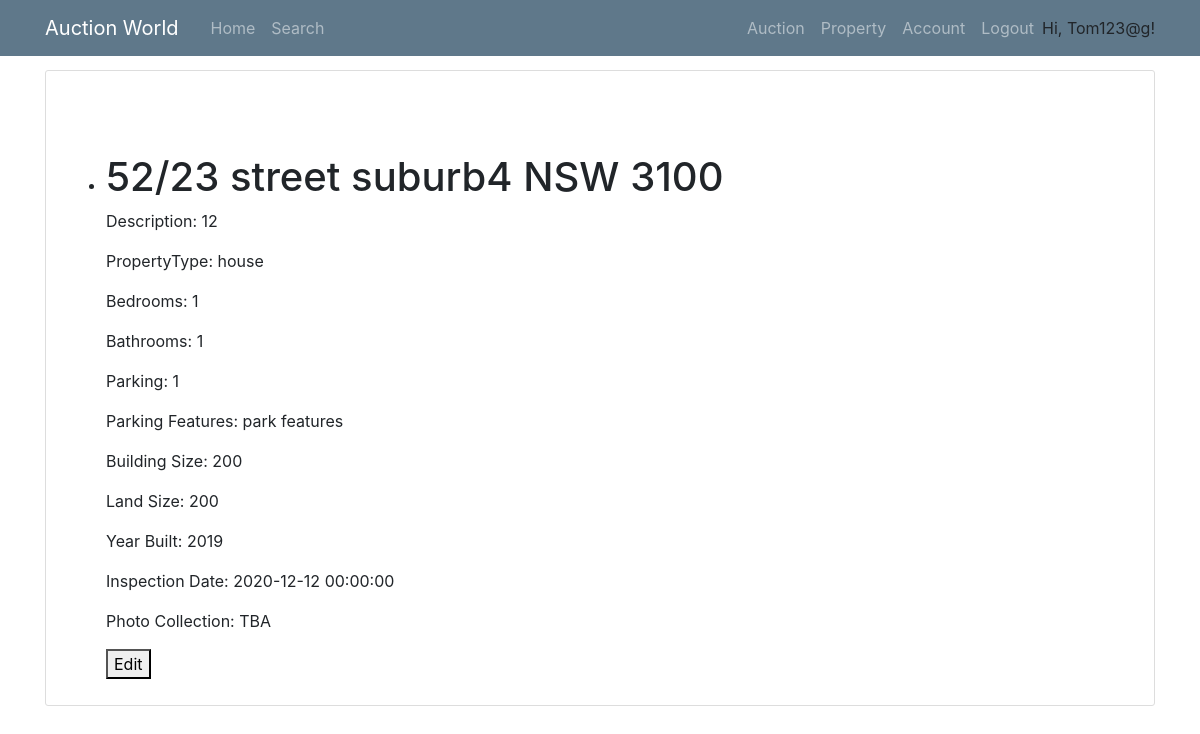
The page /property (signed in) on the database its author committed.
### models.py (models this page shows, shortened)
class User(UserMixin, db.Model):
    __tablename__ = 'User'
    id = db.Column(db.Integer, primary_key = True)
    login_name = db.Column(db.String(collation='NOCASE') ,unique=True, nullable=False)
    email = db.Column(db.String, unique=True, nullable=False)
    password_hash = db.Column(db.String, nullable=False)
    address = db.Column(db.String(1000), nullable=False)
    date_of_birth = db.Column(db.DateTime, nullable=False)
    phone_number = db.Column(db.String, nullable=False)
    auctionId = db.relationship('AuctionDetails', backref='seller', lazy='dynamic')
    properties = db.relationship('Property', backref='sellerID', lazy='dynamic')
    cards = db.relationship('BankDetails', backref='user', lazy='dynamic')

class Property(db.Model):
    __tablename__ = 'Property'
    id = db.Column(db.Integer, primary_key = True)
    property_type = db.Column(db.String)
    add_unit = db.Column(db.String(100))
    add_num = db.Column(db.String(100))
    add_name = db.Column(db.String(100))
    add_suburb = db.Column(db.String(100))
    add_state = db.Column(db.String(3))
    add_pc = db.Column(db.String(4))
    num_bedrooms = db.Column(db.Integer)
    num_parking = db.Column(db.Integer)
    num_bathrooms = db.Column(db.Integer)
    parking_features = db.Column(db.String)
    building_size = db.Column(db.Integer) #is it meant to be float?
    land_size = db.Column(db.Integer) #float?
    inspection_date = db.Column(db.DateTime)
    description = db.Column(db.String(2000))
    year_built = db.Column(db.Integer)
    seller = db.Column(db.Integer, db.ForeignKey('User.id'))
    auctionId = db.relationship('AuctionDetails', backref='Property', uselist=False)
    photo_collection = db.relationship('Photos', backref='Property', lazy='dynamic')

### routes.py (the view)
@app.route("/property")
def property_list():
    properties = Property.query.filter_by(seller=current_user.login_name).all()
    return render_template('property.html', properties = properties)

### models.py (called while the page is built)
@login_manager.user_loader
def load_user(id):
    return User.query.get(id)

### templates/property.html (shortened to what this page needs)
{% extends "base.html" %}
{% block content %}
<div class="content-section">
    <br><br><br>
    {% for p in properties %}
    <ul>
        <li>
            <h1>{{ p.add_unit }}/{{ p.add_num }} {{ p.add_name }} {{ p.add_suburb }} {{ p.add_state }} {{ p.add_pc }}</h1>
            <p>Description: {{ p.description }}</p>
            <p>PropertyType: {{ p.property_type }}</p>
            <p>Bedrooms: {{ p.num_bedrooms }}</p>
            <p>Bathrooms: {{ p.num_bathrooms }}</p>
            <p>Parking: {{ p.num_parking }}</p>
            <p>Parking Features: {{ p.parking_features }}</p>
            <p>Building Size: {{ p.building_size }}</p>
            <p>Land Size: {{ p.land_size }}</p>
            <p>Year Built: {{ p.year_built }}</p>
            <p>Inspection Date: {{ p.inspection_date }}</p>
            <p>Photo Collection: TBA</p>
        </li>
        <form action="{{ url_for('edit_property', p_id = p.id) }}" method="POST"><button type="submit">Edit</button></form>
    </ul>
    {% endfor %}
</div>
{% endblock %}

### templates/base.html (shortened to what this page needs)
<!DOCTYPE html>
<html lang="en">
<head>
    <link rel="stylesheet" type="text/css" href="../static/css/main.css">
    <link rel="stylesheet" href="https://maxcdn.bootstrapcdn.com/bootstrap/4.0.0/css/bootstrap.min.css">
</head>
<body>
    <header class="site-header">
        <nav class="navbar navbar-expand-md navbar-dark bg-steel fixed-top">
          <div class="container">
            <a class="navbar-brand mr-4" href="/" >Auction World</a>
            <div class="collapse navbar-collapse" id="navbarToggle">
              <div class="navbar-nav mr-auto">
                <a class="nav-item nav-link" href="{{ url_for('home') }}">Home</a>
                <a class="nav-item nav-link" href="/search">Search</a>
              </div>
              <div class="navbar-nav">
                {% if current_user.is_authenticated %}
                  <a class="nav-item nav-link" href="/auction">Auction</a>
                  <a class="nav-item nav-link" href="/property">Property</a>
                  <a class="nav-item nav-link" href={{ url_for("account", login_name=current_user.login_name) }}>Account</a>
                  <a class="nav-item nav-link" href="/logout">Logout</a>
                  <p style="margin-top: 8px; margin-bottom: 0px;">Hi, {{ current_user.login_name }}!</p>
                {% endif %}
              </div>
            </div>
          </div>
        </nav>
      </header>
      <main role="main" class="container" style="margin-top: 70px;">
        <div class="row">
          <div class="col-md-12">
            {% block content %}{% endblock %}
          </div>
        </div>
      </main>
</body>
</html>

### static/css/main.css (style rules this page uses)
body { background: #fafafa; color: #333333; margin-top: 5rem; }
h1, h2, h3, h4, h5, h6 { color: #444444; }
.bg-steel { background-color: #5f788a; }
.site-header .navbar-nav .nav-link { color: #cbd5db; }
.content-section { background: #ffffff; padding: 10px 20px; border: 1px solid #dddddd; border-radius: 3px; margin-bottom: 20px; }

### rows shown on the page
User: login_name "Tom123@g"
Property: add_unit "52", add_num "23", add_name "street", add_suburb "suburb4", add_state "NSW", add_pc "3100", description "12", property_type "house", num_bedrooms "1", num_bathrooms "1", num_parking "1", parking_features "park features", building_size "200", land_size "200", year_built "2019", inspection_date "2020-12-12 00:00:00"
